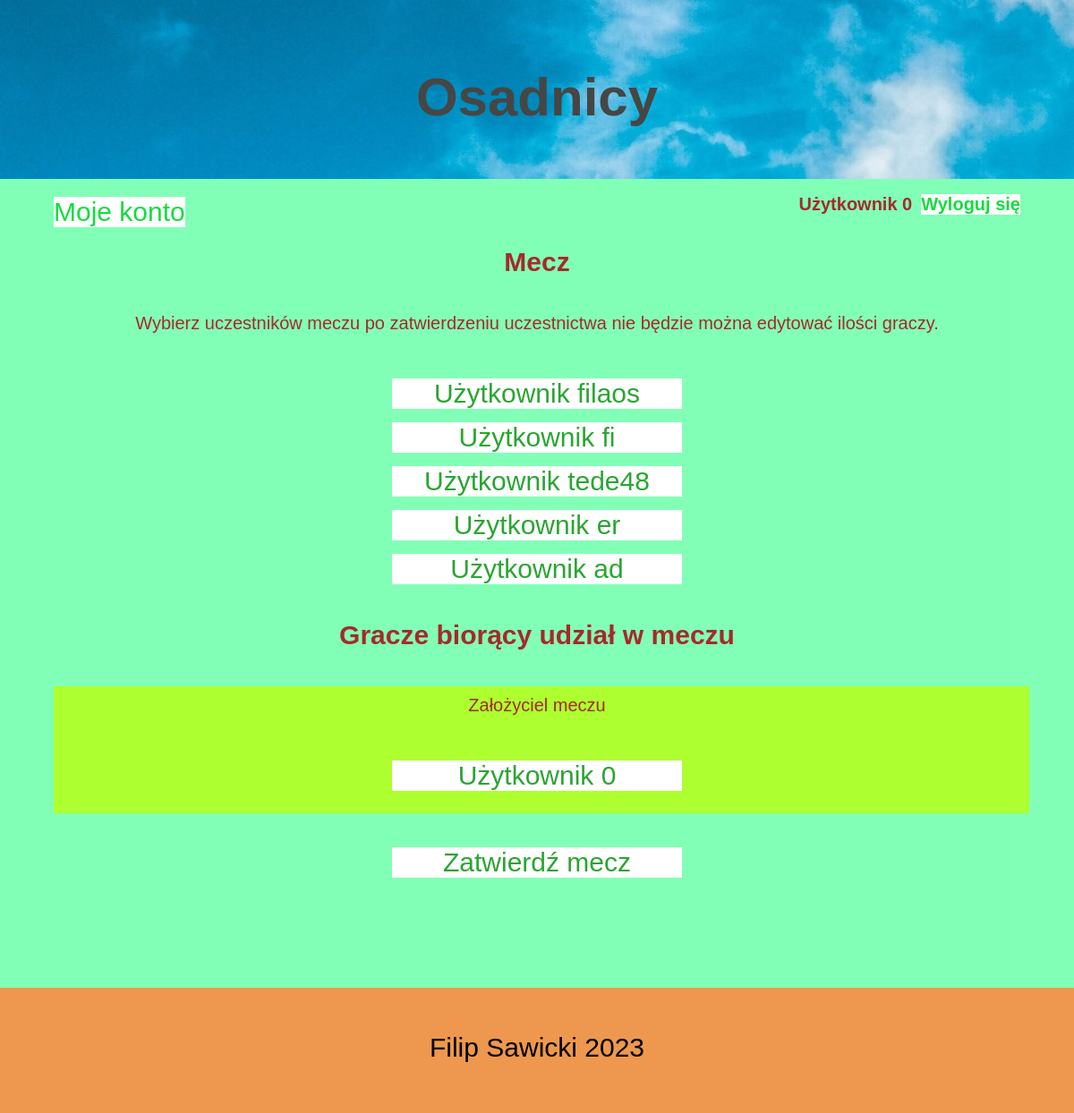
The page /tworzenie_meczu.php (signed in) on the database its author committed.
### tables this page shows
CREATE TABLE `uzytkownicy` (
  `id` int(10) NOT NULL,
  `login` varchar(20) NOT NULL,
  `password` varchar(20) NOT NULL,
  `imie` varchar(20) NOT NULL,
  `nazwisko` varchar(20) NOT NULL,
  `email` varchar(30) NOT NULL
);

### tworzenie_meczu.php (the view, shortened to what this page needs)
<!DOCTYPE html>
<html lang="pl">
<head>
    <link rel="stylesheet" type="text/css" href="style.css">
</head>
<body class="body">
    <Header class="header">
    <div class="tlo">
        <br>
        <div class="tresc_tlo">
            <div id="naglowek_na_tle">
            <h1 id="naglowek"> Osadnicy</h1>
            </div>
        </div>
        </div>
    </Header>
    <div class="container">
    <a href="moje_konto.php">
        <div class="powrot">Moje konto</div></a>
        <div class="wylogowanie">
    <h2>
        <?php
       if(isset($_SESSION['login'])){
        echo "Użytkownik  ". $_SESSION['login'];
        ?>
        <a href="wyloguj.php">
            <div class="tilelink2">Wyloguj się
       </div>
        </a>
        <?php
        }
    ?>
    </h2>
        </div>
        <br><br>
        <?php
        require_once "secure.php";
 $polaczenie = @new mysqli($host, $db_user, $db_password, $db_name);
 if($polaczenie->connect_errno!=0)
 {
     echo "Error:".$polaczenie->connect_errno." Opis: ". $polaczenie->connect_error;
 }
 else
 {
?>
<h4>Mecz <?php echo $_SESSION['mecz_przeslany'] ?></h4>
<div class="objasnienia"> Wybierz uczestników meczu po zatwierdzeniu uczestnictwa nie będzie można edytować ilości graczy.</div>
<?php
$mecz_przeslany=$_SESSION['mecz_przeslany'];
 $sql = "SELECT * FROM uzytkownicy ";
 if($rezultatu = $polaczenie->query($sql))
 {
     $ilu_userow = $rezultatu->num_rows;
     for($i=0;$i<$ilu_userow;$i++){
     $wiersz = $rezultatu->fetch_assoc();
     $id_uzytkownik= $wiersz['id'];
     $mecz_przeslany=$_SESSION['mecz_przeslany'];
     $sql = "SELECT * FROM uczestnicy WHERE id_user='$id_uzytkownik' AND mecz='$mecz_przeslany'";
     if($rezultat2 = $polaczenie->query($sql))
     {
        $ilu_uczestnikow = $rezultat2->num_rows;
        if($ilu_uczestnikow<=0){
 ?>
 <div class="uzytkownik_meczu" onclick="sprawdz(id)" id=<?php echo $wiersz['id'];?>>Użytkownik <?php echo $wiersz['login'];?> </div>
 <?php
    }}
}}
 ?>
 <h4>Gracze biorący udział w meczu</h4>
 <?php
 $sql = "SELECT * FROM uzytkownicy ";
 if($rezultatu = @$polaczenie->query($sql))
 {
     $ilu_userow = $rezultatu->num_rows;
     for($i=0;$i<$ilu_userow;$i++){
     $uzytkownik = $rezultatu->fetch_assoc();
     $id_uzytkownik= $uzytkownik['id'];
     $sql = "SELECT * FROM uczestnicy WHERE id_user='$id_uzytkownik' AND mecz='$mecz_przeslany'";
     if($rezultat2 = @$polaczenie->query($sql))
     {
        $ilu_uczestnikow = $rezultat2->num_rows;
        if($ilu_uczestnikow>0){
            $uczestnik = $rezultat2->fetch_assoc();
 ?>
 <?php
 if($_SESSION['id_zalogowanego_uczestnika']==$uczestnik['id']){
 ?>
 <div class="ramka">
 <div class="objasnienia"> Założyciel meczu</div>
 <div class="uzytkownik_meczu"  id=<?php echo $uzytkownik['id'];?>>Użytkownik <?php echo $uzytkownik['login'];?> </div>
 </div>
 <?php
}}}}}
 }
        ?>
        <br>
        <a href="zatwierdz_mecz.php">
        <div class=tworzenie> Zatwierdź mecz</div>
        </a>
    </div>
    <form id="gracz_form" action="mapa_nowy_mecz.php" method="POST">
<input type="hidden" name="mPozycja"  id='nazmienna' required /><br />
</form>
<form id="gracz_usun_form" action="usuwanie_gracza.php" method="POST">
<input type="hidden" name="mGracz"  id='nazmienna2' required /><br />
</form>
    <br>
     <br>
        <footer class="footer">
            <p><div id="tekst"></div> Filip Sawicki 2023</p>
        </footer>
</body>
</html>

### style.css (style rules this page uses)
@media all and (min-width:1000px) and (max-width:1999px) { .body { background-color: rgb(130, 255, 182); font-family: Arial; height: 100vh; margin: 0px; padding: 0px; } }
@media all and (min-width:1000px) and (max-width:1999px) { .container { margin-left: auto; margin-right: auto; width: 90%; min-height:100%; position:relative; } }
@media all and (min-width:1000px) and (max-width:1999px) { .footer { background-color: rgb(237, 152, 78); text-align: center; font-size: 30px; bottom: 0; width: 100%; padding: 20px 0px 20px 0px; height: 100px; position: relative; } }
@media all and (min-width:1000px) and (max-width:1999px) { .tlo { margin: 0px; padding: 0px; width: 100%; height: 200px; background: #CFD5DE url(zdjecia/niebo.jpg) no-repeat center center fixed; background-size:cover } }
@media all and (min-width:1000px) and (max-width:1999px) { .header { background-image: linear-gradient(to top, #97f3ff 0%, #0fe6e6 100%); color:rgb(70, 70, 69); text-align: center; margin-left: 0; margin-right:0; padding: 0px; margin-top: 0px; font-size: 30px; height: 200px; } }
@media all and (min-width:1000px) and (max-width:1999px) { h2 { color: brown; font-size: 20px; } }
@media all and (min-width:1000px) and (max-width:1999px) { h4 { color: brown; font-size: 30px; text-align: center; } }
@media all and (min-width:1000px) and (max-width:1999px) { .wylogowanie { margin-right: 0px; text-align: right; float: right; width: 40%; } }
@media all and (min-width:1000px) and (max-width:1999px) { .powrot { margin-left: 0px; margin-top: 20px; text-align: left; float: left; font-size: 30px; color: rgb(16, 221, 64); background-color: white; } }
@media all and (min-width:1000px) and (max-width:1999px) { .tilelink2 { background-color: white; text-decoration: none; float: right; margin-left: 10px; color: rgb(16, 221, 64); } }
@media all and (min-width:1000px) and (max-width:1999px) { .tworzenie { color: rgb(42, 165, 50); width: 30%; font-size: 30px; text-align: center; background-color: white; margin-left: auto; margin-right: auto; text-decoration: none; } }
@media all and (min-width:1000px) and (max-width:1999px) { .uzytkownik_meczu { color: rgb(42, 165, 50); width: 30%; font-size: 30px; text-align: center; background-color: white; margin-left: auto; margin-right: auto; text-decoration: none; margin-bottom: 15px; } }
@media all and (min-width:1000px) and (max-width:1999px) { a { text-decoration: none; } }
@media all and (min-width:1000px) and (max-width:1999px) { .objasnienia { width: 100%; color: brown; font-size: 20px; text-align: center; padding: 0px 50px 50px 0px; } }
@media all and (min-width:1000px) and (max-width:1999px) { .ramka { width: 100%; background-color: greenyellow; padding: 10px 10px 10px 0px; margin-bottom: 20px; } }

### rows shown on the page
uzytkownicy: login "filaos"
uzytkownicy: login "fi"
uzytkownicy: login "tede48"
uzytkownicy: login "er"
uzytkownicy: login "ad"
uzytkownicy: login "0"

### other values the page prints
$_SESSION['login'] "0"
